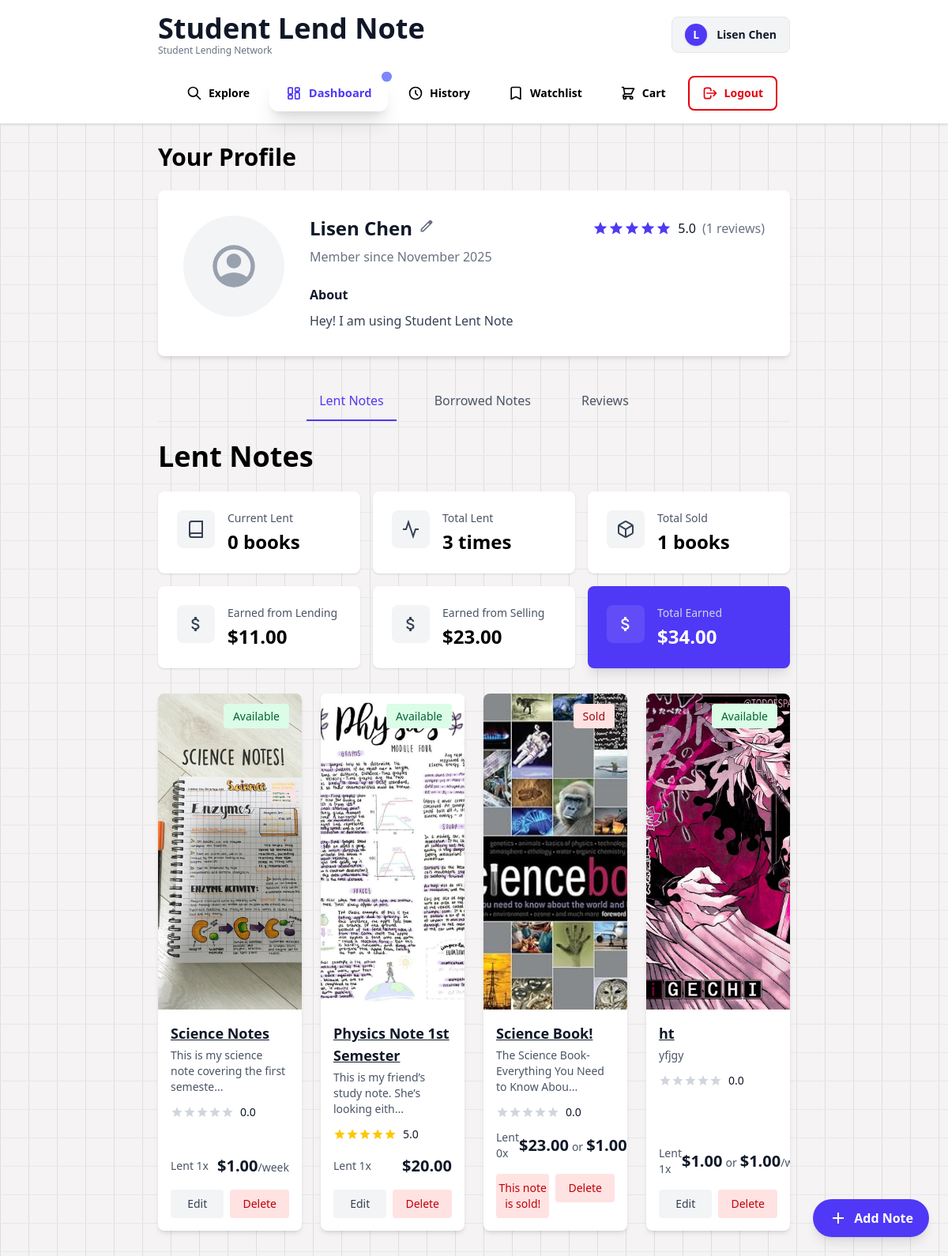
Page /dashboard (signed in) on the committed database.
### models.py (models this page shows, shortened)
class User(db.Model):
    user_id = db.Column(db.Integer, primary_key=True)
    username = db.Column(db.String(80), unique=True, nullable=False)
    email = db.Column(db.String(120), unique=True, nullable=False)
    phone = db.Column(db.String(20), unique=True, nullable=False)
    password = db.Column(db.String(200), nullable=False)
    about = db.Column(db.String(200), nullable=False, default='Hey! I am using Student Lent Note')
    created_at = db.Column(db.DateTime, default=db.func.now())
    avg_rating = db.Column(db.Numeric(3, 2), default=0.00)
    rating_count = db.Column(db.Integer, default=0)

class Note(db.Model):
    note_id = db.Column(db.Integer, primary_key=True)
    image_filename = db.Column(db.String(255), nullable=True)
    title = db.Column(db.String(200), nullable=False)
    isbn = db.Column(db.String(17), nullable=True)
    price = db.Column(db.Numeric(10, 2), nullable=False)
    price_sale = db.Column(db.Numeric(10, 2), nullable=False)
    description = db.Column(db.Text, nullable=True)
    condition = db.Column(
        db.Enum('MINIMUM', 'GOOD', 'BRAND NEW', name='condition_enum'),
        nullable=False
    )
    pickup_location = db.Column(db.String(200), nullable=False)
    available_date = db.Column(db.DateTime, nullable=False)
    status = db.Column(
        db.Enum('AVAILABLE', 'LENT', 'SOLD', 'RESERVED', 'HIDDEN', 'NEED ACTION','DELETED', name='status_enum'),
        default='AVAILABLE',
        nullable=False
    )
    listing_type = db.Column(
        db.Enum('RENTAL', 'SALE', 'BOTH', name='listing_type_enum'),
        nullable=False
    )
    listing_date = db.Column(db.DateTime, default=db.func.now(), nullable=False)
    incoming_return_date = db.Column(db.DateTime, nullable=True)
    avg_rating = db.Column(db.Numeric(3, 2), default=0.00)
    rating_count = db.Column(db.Integer, default=0)
    owner_id = db.Column(db.Integer, db.ForeignKey('user.user_id'), nullable=False)
    buyer_id = db.Column(db.Integer, db.ForeignKey('user.user_id'), nullable=True)
    current_history_id = db.Column(db.Integer, db.ForeignKey('history.history_id'), nullable=True)
    owner = db.relationship('User', foreign_keys=[owner_id], backref='notes_owned')
    buyer = db.relationship('User', foreign_keys=[buyer_id], backref='notes_bought')
    current_history = db.relationship('History', foreign_keys=[current_history_id], post_update=True)
    tags = db.Column(db.String(200), nullable=True)
    embedding = db.Column(db.PickleType, nullable=True)
    def __repr__(self):
        return f'<Note {self.title}>'

### app.py (the view)
@app.route('/dashboard')
@login_required
def dashboard():
    user = User.query.get_or_404(session['user_id'])
    current_tab = request.args.get('current_tab', 'lended_notes')
    gotten_reviews = Review.query.join(Note).filter(Note.owner_id == session['user_id']).all()
    return render_template('dashboard.html', user=user, gotten_reviews=gotten_reviews, current_tab=current_tab)

### models.py (called while the page is built)
    def __repr__(self):
        return f'<Review {self.review_id}: {self.star} stars by User {self.user_id}>'

### utility.py (called while the page is built)
def login_required(f):
    @wraps(f)
    def decorated_function(*args, **kwargs):
        print(f"Session check - user_id present: {'user_id' in session}")
        if 'user_id' not in session:
            flash('Please log in to access this page.', 'warning')
            return redirect(url_for('login'))
        user = User.query.get(session['user_id'])
        if not user:
            session.clear()
            print('User ID not found in the database.')
            flash('User not found. Please log in again.', 'warning')
            return redirect(url_for('login'))
        return f(*args, **kwargs)
    return decorated_function

### templates/dashboard.html (shortened to what this page needs)
{% import 'components/user_profile.html' as comp%}
{% import 'components/pop_up_message.html' as pop_up %}
<!DOCTYPE html>
<html>
<head>
    <script src="https://cdn.jsdelivr.net/npm/@tailwindcss/browser@4"></script>
</head>
<body>
    {% include '/components/navbar.html' %}
    <div class="mx-50">
        <h1 class="text-3xl font-bold mb-2 mt-6">Your Profile</h1>
        {{comp.user_profile(user)}}
        <nav class="border-b border-gray-200 mb-6">
            <ul class="flex justify-center gap-8">
                <li>
                    <button
                        class="tab-button cursor-pointer px-4 py-3 font-medium text-gray-600 border-b-2 border-transparent hover:text-gray-900 hover:border-gray-300 transition-colors"
                        data-tab="lended_notes"
                        onclick="switchTab('lended_notes')">
                        Lent Notes
                    </button>
                </li>
                <li>
                    <button
                        class="tab-button cursor-pointer px-4 py-3 font-medium text-gray-600 border-b-2 border-transparent hover:text-gray-900 hover:border-gray-300 transition-colors"
                        data-tab="borrowed_notes"
                        onclick="switchTab('borrowed_notes')">
                        Borrowed Notes
                    </button>
                </li>
                <li>
                    <button
                        class="tab-button cursor-pointer px-4 py-3 font-medium text-gray-600 border-b-2 border-transparent hover:text-gray-900 hover:border-gray-300 transition-colors"
                        data-tab="reviews"
                        onclick="switchTab('reviews')">
                        Reviews
                    </button>
                </li>
            </ul>
        </nav>
        <div id="lended_notes_container" class="tab-content hidden">
            {% include '/components/lended_notes.html' %}
        </div>
    </div>
</body>
</html>

### templates/components/user_profile.html (shortened to what this page needs)
{% macro user_profile(user)%}
<div>
  <div class="rounded-lg shadow-md p-8 mb-8 bg-white mt-6">
    <div class="flex flex-row items-start gap-8">
      <div>
        <div class="w-32 h-32 rounded-full bg-gray-100 flex items-center justify-center text-gray-400 overflow-hidden">
        </div>
      </div>
      <div class="flex-1">
        <div class="flex items-center justify-between mb-2">
          <div class="flex items-center space-x-2">
            <h2 class="text-2xl font-bold text-gray-900 ">{{ user.username }}</h2>
            {% if request.path == '/dashboard' %}
            <form action="/edit_account" method="GET">
              <button type="submit" class="p-0 m-0 bg-transparent border-0">
              </button>
            </form>
            {% endif %}
          </div>
          <div class="flex items-center gap-2">
            <div class="flex items-center">
              {% for i in range(5) %}
                <svg xmlns="http://www.w3.org/2000/svg" class="w-5 h-5 {% if i < user.avg_rating %}text-indigo-600{% else %}text-gray-300{% endif %}" viewBox="0 0 24 24" fill="currentColor">
                  <path d="M12 17.27L18.18 21l-1.64-7.03L22 9.24l-7.19-.61L12 2 9.19 8.63 2 9.24l5.46 4.73L5.82 21z"/>
                </svg>
              {% endfor %}
            </div>
            <span class="text-gray-900 font-medium">{{ "%.1f"|format(user.avg_rating) }}</span>
            <span class="text-gray-500">({{ user.rating_count }} reviews)</span>
          </div>
        </div>
        <p class=" text-gray-500 mb-6">Member since {{ user.created_at.strftime('%B %Y') }}</p>
        <div>
          <h3 class="font-semibold text-gray-900 mb-2">About</h3>
          <p class="text-gray-700 leading-relaxed">
            {{ user.about or 'This user has not added an "About" section yet.' }}
          </p>
        </div>
      </div>
    </div>
  </div>
</div>
{% endmacro %}

### templates/components/navbar.html
{% set current_path = request.path %}
{% set is_guest = session.get('username','Guest') == 'Guest' %}
{% import 'components/navbar_macros.html' as comp %}
<nav class="bg-white border-b border-gray-200 shadow-sm">
    <div class="py-4 mx-50">
        <div class="flex items-center justify-between mb-6">
            <div class="flex items-center gap-3">
                <div>
                    <h1 class="text-4xl font-bold text-gray-900">Student Lend Note</h1>
                    <p class="text-xs text-gray-500 font-medium">Student Lending Network</p>
                </div>
            </div>
            <div class="bg-gray-100 px-4 py-2 rounded-lg flex items-center gap-3 border border-gray-200">
                <div class="w-7 h-7 bg-indigo-600 rounded-full flex items-center justify-center text-white font-bold text-sm shadow-sm">
                    {{ session.get('username', 'Guest')[:1].upper() }}
                </div>
                <span class="text-gray-900 font-semibold text-sm">{{ session.get('username', 'Guest') }}</span>
            </div>
        </div>
        <ul class="flex justify-center items-center gap-2">
            <li>
                {{ comp.navbar_element(endpoint='explore', label='Explore', current_path=request.path, icon_path="M21 21l-6-6m2-5a7 7 0 11-14 0 7 7 0 0114 0z")}}
            </li>
            <li>
                {{comp.navbar_element(endpoint='dashboard', label='Dashboard', current_path=request.path, icon_path="M4 5a1 1 0 011-1h4a1 1 0 011 1v7a1 1 0 01-1 1H5a1 1 0 01-1-1V5zM14 5a1 1 0 011-1h4a1 1 0 011 1v3a1 1 0 01-1 1h-4a1 1 0 01-1-1V5zM4 16a1 1 0 011-1h4a1 1 0 011 1v3a1 1 0 01-1 1H5a1 1 0 01-1-1v-3zM14 12a1 1 0 011-1h4a1 1 0 011 1v7a1 1 0 01-1 1h-4a1 1 0 01-1-1v-7z")}}
            </li>
            <li>
                {{comp.navbar_element(endpoint='history', label='History', current_path=request.path, icon_path="M12 8v4l3 3m6-3a9 9 0 11-18 0 9 9 0 0118 0z")}}
            </li>
            <li>
                {{comp.navbar_element(endpoint='watchlist', label='Watchlist', current_path=request.path, icon_path="M5 5a2 2 0 012-2h10a2 2 0 012 2v16l-7-3.5L5 21V5z")}}
            </li>
            <li>
                {{comp.navbar_element(endpoint='shopping_cart.user_cart', label='Cart', current_path=request.path, icon_path="M3 3h2l.4 2M7 13h10l4-8H5.4M7 13L5.4 5M7 13l-2.293 2.293c-.63.63-.184 1.707.707 1.707H17m0 0a2 2 0 100 4 2 2 0 000-4zm-8 2a2 2 0 11-4 0 2 2 0 014 0z")}}
            </li>
            <li>
                <a href="{{ url_for('login') if is_guest else url_for('logout') }}"
                   class="flex items-center gap-2 px-4 py-2.5 rounded-lg transition-all
                          bg-white border-2 {{'text-indigo-600 hover:bg-indigo-50 hover:indigo-red-300' if is_guest else 'text-red-600 hover:bg-red-50 hover:border-red-300'}} font-semibold text-sm">
                    <svg class="w-5 h-5" fill="none" stroke="currentColor" viewBox="0 0 24 24">
                        <path stroke-linecap="round" stroke-linejoin="round" stroke-width="2" d="M17 16l4-4m0 0l-4-4m4 4H7m6 4v1a3 3 0 01-3 3H6a3 3 0 01-3-3V7a3 3 0 013-3h4a3 3 0 013 3v1"/>
                    </svg>
                    <span>{{ 'Login' if session.get('username', 'Guest') == 'Guest' else 'Logout' }}</span>
                </a>
            </li>
        </ul>
    </div>
</nav>

### templates/components/macros.html (shortened to what this page needs)
{% macro dashboard_card(note) %}
<div class="bg-white rounded-lg shadow-md overflow-hidden hover:shadow-lg transition-shadow flex flex-col h-full">
    <div class="relative h-100 bg-gray-100 shrink-0">
        <img src="{{ url_for('static', filename='uploads/' + note.image_filename) }}"
             alt="{{ note.title }}"
             class="w-full h-full object-cover">
        {% include 'components/status_badge.html' %}
    </div>
    <div class="p-4 flex flex-col grow">
        <a href="{{ url_for('detail', note_id=note.note_id) }}" class="text-lg font-semibold text-gray-900 mb-1 underline hover:text-indigo-600 transition-colors">{{ note.title }}</a>
        <p class="text-sm text-gray-600 mb-3">
            {{ note.description[:50] }}{% if note.description|length > 50 %}...{% endif %}
        </p>
        <div class="flex items-center gap-2 mb-3">
            <div class="flex items-center">
                {% for i in range(5) %}
                    <svg xmlns="http://www.w3.org/2000/svg" class="w-4 h-4 {% if i < note.avg_rating %}text-yellow-400{% else %}text-gray-300{% endif %}" viewBox="0 0 24 24" fill="currentColor">
                        <path d="M12 17.27L18.18 21l-1.64-7.03L22 9.24l-7.19-.61L12 2 9.19 8.63 2 9.24l5.46 4.73L5.82 21z"/>
                    </svg>
                {% endfor %}
            </div>
            <span class="text-sm font-medium text-gray-900">{{ "%.1f"|format(note.avg_rating) }}</span>
        </div>
        <div class="mt-auto">
            {% set note_lend_count = note.history_records | selectattr('transaction_type', 'equalto', 'BORROW') | selectattr('transaction_date', 'ne', None) | list | length %}
            <div class="flex items-center justify-between mb-4">
                <span class="text-sm text-gray-600">Lent {{ note_lend_count }}x</span>
                <div class="flex items-baseline">
                    {% if note.price_sale != -1 %}
                    <span class="text-xl font-semibold text-gray-900">${{ note.price_sale }}</span>
                    {% endif %}
                    {% if note.price_sale != -1 and note.price != -1 %}
                    <span class="text-sm text-gray-600 mx-1">or</span>
                    {% endif %}
                    {% if note.price != -1 %}
                    <span class="text-xl font-semibold text-gray-900">${{ note.price }}</span>
                    <span class="text-sm text-gray-600">/week</span>
                    {% endif %}
                </div>
            </div>
            <div class="space-y-2">
                <div class="flex gap-2">
                    {% if note.status != 'SOLD' %}
                    <a href="{{ url_for('notes.update_note', note_id=note.note_id) }}"
                        class="w-full text-center bg-gray-100 text-gray-700 px-4 py-2 rounded hover:bg-gray-200 transition-colors text-sm font-medium">
                        Edit
                    </a>
                    {% else %}
                    <div class="bg-red-100 text-center w-full py-2 rounded text text-red-700 text-sm font-medium">
                        This note is sold!
                    </div>
                    {% endif %}
                    <form action="{{ url_for('notes.delete_note', note_id=note.note_id) }}" method="POST">
                        <button type="submit"
                                onclick="return confirm('Are you sure you want to delete this book?');"
                                class="cursor-pointer w-full bg-red-100 text-red-700 px-4 py-2 rounded hover:bg-red-200 transition-colors text-sm font-medium">
                            Delete
                        </button>
                    </form>
                </div>
            </div>
        </div>
    </div>
</div>
{% endmacro %}

### templates/components/status_badge.html (shortened to what this page needs)
<div class="absolute top-4 right-4">
    {% if note.status == 'LENT' %}
        <span class="bg-yellow-100 text-yellow-800 text-sm font-medium px-3 py-1.5 rounded">Lent</span>
    {% elif note.status == 'SOLD' %}
        <span class="bg-red-100 text-red-800 text-sm font-medium px-3 py-1.5 rounded">Sold</span>
    {% elif note.status == 'NEED ACTION' %}
        <span class="bg-yellow-100 text-yellow-800 text-sm font-medium px-3 py-1.5 rounded">Action Needed</span>
    {% elif note.status == 'HIDDEN' %}
        <span class="bg-red-100 text-red-800 text-sm font-medium px-3 py-1.5 rounded">Hidden</span>
    {% elif note.status == 'AVAILABLE' %}
        <span class="bg-green-100 text-green-800 text-sm font-medium px-3 py-1.5 rounded">Available</span>
    {% endif %}
</div>

### rows in the picture
User: get "Lisen Chen", username "Lisen Chen", avg_rating "5.0", rating_count "1", created_at "November 2025", about "Hey! I am using Student Lent Note"
Note: image_filename (picture), status "Available", title "Science Notes", description "This is my science note covering the first semeste", avg_rating "0.0", price "1", price "1.00"
Note: image_filename (picture), status "Available", title "Physics Note 1st Semester", description "This is my friend’s study note. She’s looking eith", avg_rating "5.0", rating_count "1", price_sale "20.00"
Note: image_filename (picture), status "Sold", title "Science Book!", description "The Science Book- Everything You Need to Know Abou", avg_rating "0.0", note_lend_count "0", price_sale "23.00", shows "or", price "1.00"
Note: image_filename (picture), status "Available", title "ht", description "yfjgy", avg_rating "0.0", note_lend_count "1", price_sale "1.00", shows "or", price "1.00"

### other values in the picture
{{ session.get('username', 'Guest')[:1].upper() }} "L"
{{ label }} "Explore Dashboard History Watchlist Cart"
{{ 'Login' if session.get('username', 'Guest') == 'Guest' else 'Logout' }} "Logout"
{{ current_lended }} "0"
{{ total_lended }} "3"
{{ total_sold }} "1"
{{ "%.2f"|format(earned_lending) }} "11.00"
{{ "%.2f"|format(earned_selling) }} "23.00"
{{ "%.2f"|format(total_earned) }} "34.00"
